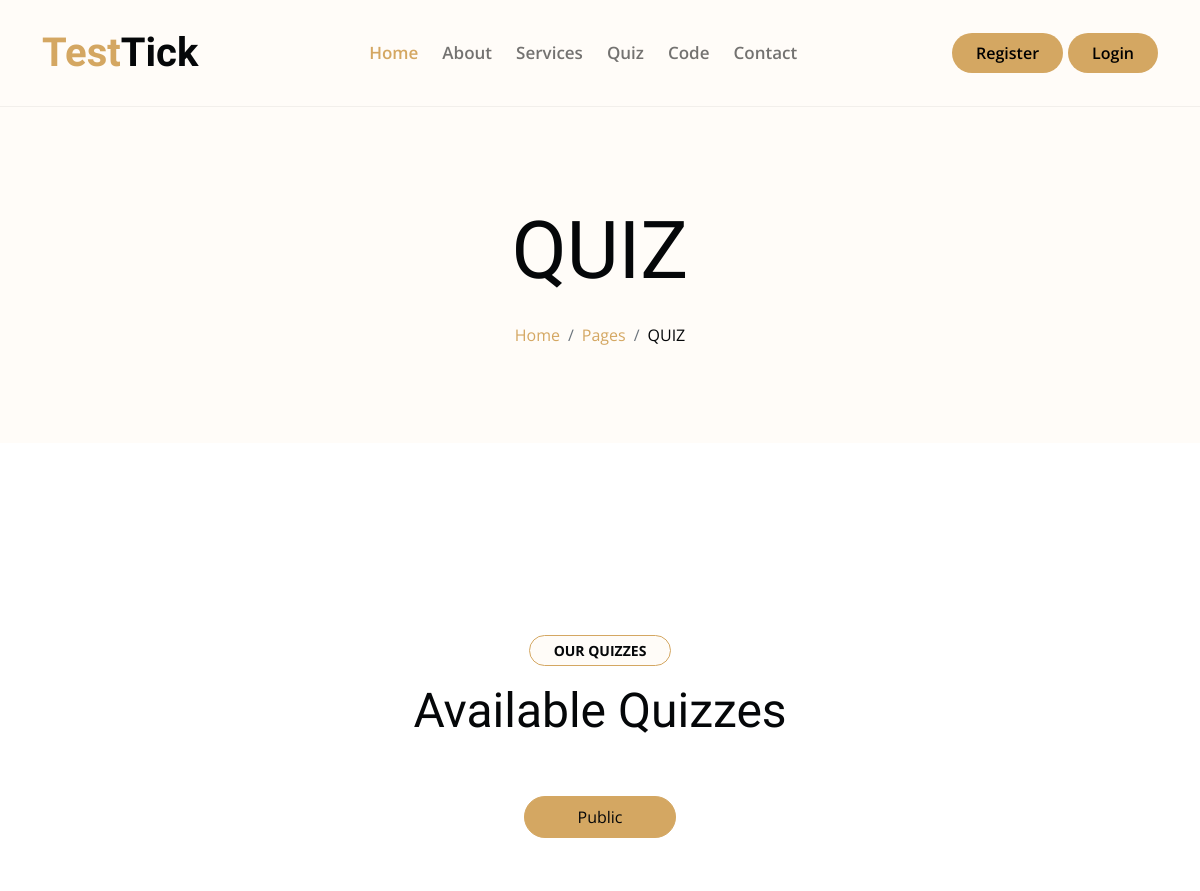
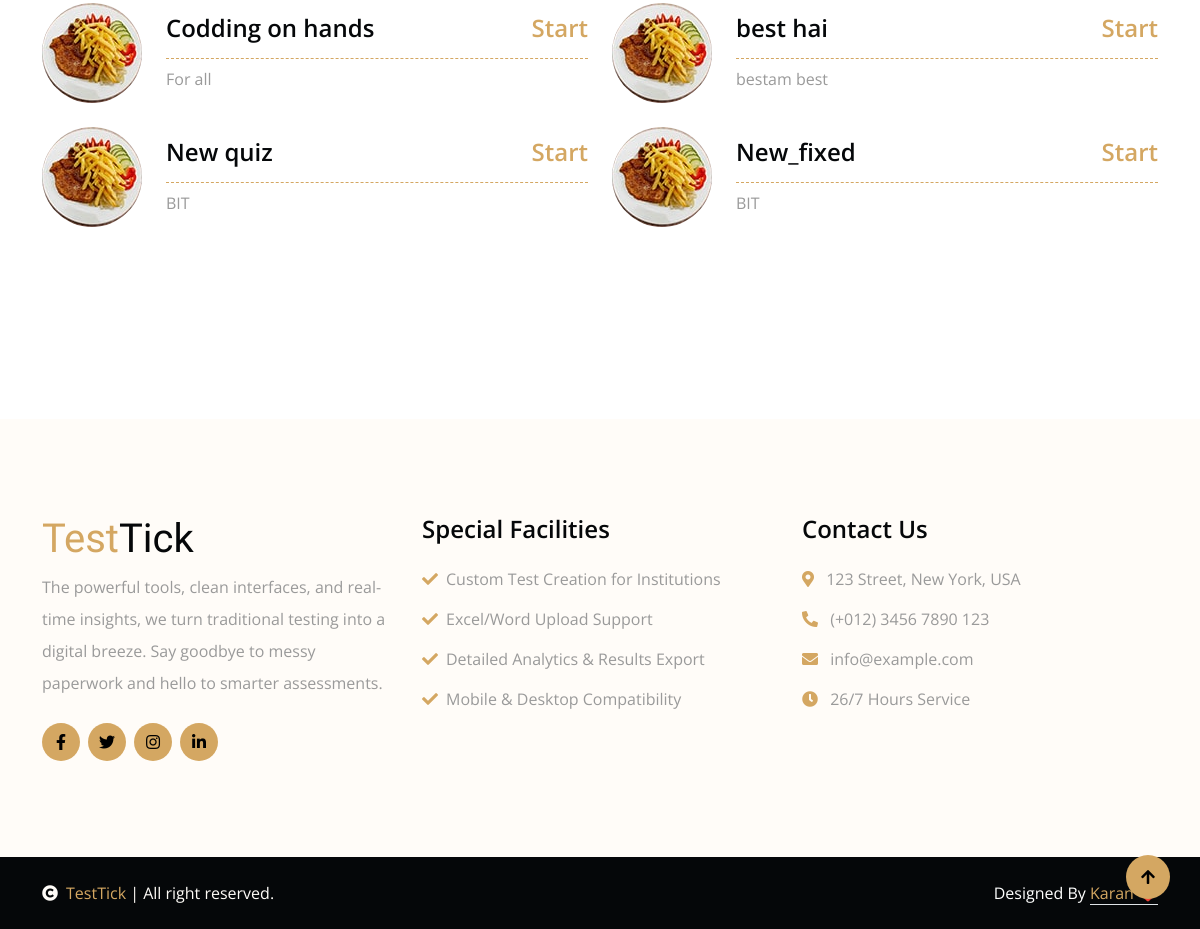
The app's page /quiz/ with its own data (2 pictures, top to bottom).
### quiz/models.py (models this page shows, shortened)
class Quiz(models.Model):
    title = models.CharField(max_length=255)
    description = models.TextField(blank=True)
    institution = models.ForeignKey(Institution, on_delete=models.CASCADE)
    start_time = models.DateTimeField()
    end_time = models.DateTimeField()
    is_public = models.BooleanField(default=False)
    price = models.DecimalField(max_digits=6, decimal_places=2, default=0.00)
    shuffle_questions = models.BooleanField(default=False)
    created_by = models.ForeignKey(User, on_delete=models.CASCADE, null=True, blank=True)  # 👈 Add this line

### quiz/views.py (the view)
# urls.py: path('', views.quiz_list, name='quiz_list'),
def quiz_list(request):
    quizzes = Quiz.objects.filter(is_public=True)
    return render(request, 'quiz/quiz_list.html', {'quizzes': quizzes})

### quiz/templates/quiz/quiz_list.html (shortened to what this page needs)
{% extends 'base.html' %}
{% load static %}
{% block content %}
        <div class="container-fluid bg-light py-6 my-6 mt-0">
            <div class="container text-center animated bounceInDown">
                <h1 class="display-1 mb-4">QUIZ</h1>
                <ol class="breadcrumb justify-content-center mb-0 animated bounceInDown">
                    <li class="breadcrumb-item"><a href="#">Home</a></li>
                    <li class="breadcrumb-item"><a href="#">Pages</a></li>
                    <li class="breadcrumb-item text-dark" aria-current="page">QUIZ</li>
                </ol>
            </div>
        </div>
        <div class="container-fluid menu py-6">
            <div class="container">
                <div class="text-center wow bounceInUp" data-wow-delay="0.1s">
                    <small class="d-inline-block fw-bold text-dark text-uppercase bg-light border border-primary rounded-pill px-4 py-1 mb-3">Our Quizzes</small>
                    <h1 class="display-5 mb-5">Available Quizzes </h1>
                </div>
                <div class="tab-class text-center">
                    <ul class="nav nav-pills d-inline-flex justify-content-center mb-5 wow bounceInUp" data-wow-delay="0.1s">
                        <li class="nav-item p-2">
                            <a class="d-flex py-2 mx-2 border border-primary bg-white rounded-pill active" data-bs-toggle="pill" href="#tab-6">
                                <span class="text-dark" style="width: 150px;">Public</span>
                            </a>
                        </li>
                    </ul>
                    <div class="tab-content">
                        <div id="tab-6" class="tab-pane fade show p-0 active">
                            <div class="row g-4">
                                {% for quiz in quizzes %}
                                <div class="col-lg-6 wow bounceInUp" data-wow-delay="0.1s">
                                    <div class="menu-item d-flex align-items-center">
                                        <img class="flex-shrink-0 img-fluid rounded-circle" src="img/menu-01.jpg" alt="">
                                        <div class="w-100 d-flex flex-column text-start ps-4">
                                            <div class="d-flex justify-content-between border-bottom border-primary pb-2 mb-2">
                                                <h4>{{ quiz.title }}</h4>
                                                <h4 class="text-primary"><a href="{% url 'solve_quiz' quiz.pk %}">Start</a></h4>
                                            </div>
                                            <p class="mb-0">{{ quiz.description }}</p>
                                        </div>
                                    </div>
                                </div>
                                {% endfor %}
                            </div>
                        </div>
                    </div>
                </div>
            </div>
        </div>
{% endblock %}

### templates/static/design/css/style.css (style rules this page uses)
h1, h2, h3, .h1, .h2, .h3 { font-weight: 400 !important; font-family: 'Playball', cursive !important; }
h4, h5, h6, .h4, .h5, .h6 { font-weight: 600 !important; font-family: 'Open Sans', sans-serif !important; }
.my-6 { margin-top: 6rem; margin-bottom: 6rem; }
.py-6 { padding-top: 6rem; padding-bottom: 6rem; }
.wow, .animated { animation-duration: 2s !important; }
.menu .nav-item a.active { background: var(--bs-primary) !important; }
.menu .menu-item .border-bottom { border-bottom-style: dashed !important; }

### records on screen
Quiz: title "Codding on hands", description "For all"
Quiz: title "best hai", description "bestam best"
Quiz: title "New quiz", description "BIT"
Quiz: title "New_fixed", description "BIT"
